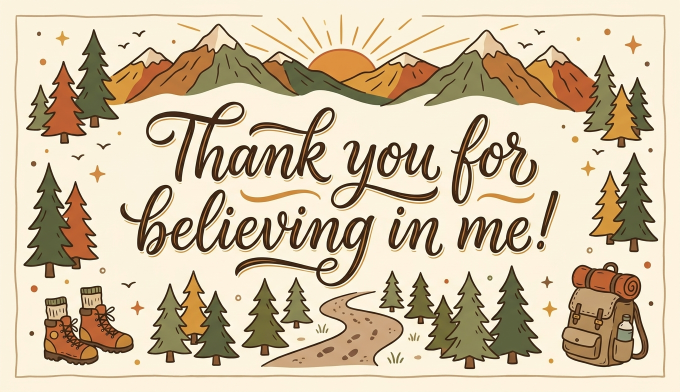
#> input picture thank_you_cards/card_hike.png, 1360 x 784 px (shown at 1/2 size)
$ python make_sheet.py
#> lines starting #> are read from the running program, lines starting #| are printed output that depends on the picture
"""Lay out 10 business-card-size thank-you cards on a letter sheet (Avery 5371 layout)."""
from PIL import Image, ImageDraw

DPI = 300
SHEET_W, SHEET_H = int(8.5 * DPI), int(11 * DPI)   # 2550 x 3300
CARD_W, CARD_H = int(3.5 * DPI), int(2 * DPI)       # 1050 x 600
LEFT = int(0.75 * DPI)                               # 225
TOP = int(0.5 * DPI)                                 # 150

cards = [
    "card_hike.png", "card_softball.png",
    "card_robotics.png", "card_podcast.png",
    "card_cooking.png", "card_french.png",
    "card_art.png", "card_computer.png",
    "card_math.png", "card_pompom.png",
]

def fit(img):
    """Center-crop to 7:4 then resize to card size."""
    img = img.convert("RGB")
    w, h = img.size
    target = CARD_W / CARD_H
    if w / h > target:
        nw = int(h * target)
        img = img.crop(((w - nw) // 2, 0, (w - nw) // 2 + nw, h))
    else:
        nh = int(w / target)
        img = img.crop((0, (h - nh) // 2, w, (h - nh) // 2 + nh))
    return img.resize((CARD_W, CARD_H), Image.LANCZOS)

sheet = Image.new("RGB", (SHEET_W, SHEET_H), "white")
#> sheet: PIL image 2550x3300 RGB; every value is 255
draw = ImageDraw.Draw(sheet)

for i, name in enumerate(cards):
    col, row = i % 2, i // 2
    x = LEFT + col * CARD_W
    y = TOP + row * CARD_H
    sheet.paste(fit(Image.open(name)), (x, y))
#> in fit, img is the input picture: PIL image 1360x784 RGB; mean R, G, B 209.9, 193.7, 166.4
#> in fit, `img = img.crop((0, (h - nh) // 2, w, (h - nh) // 2 + nh))`:
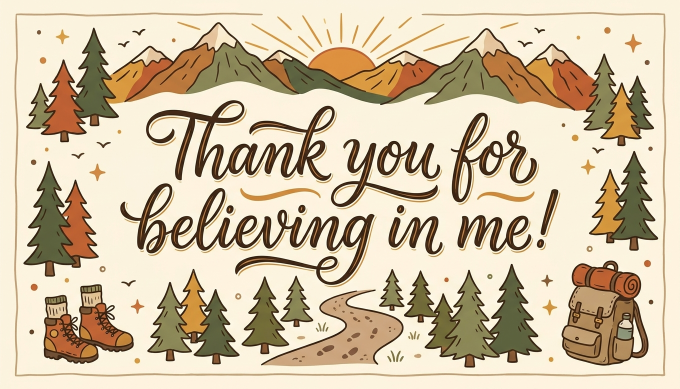
#> img: PIL image 1360x777 RGB (shown at 1/2 size); mean R, G, B 209.5, 193.3, 165.9
#> in fit, `return img.resize((CARD_W, CARD_H), Image.LANCZOS)`:
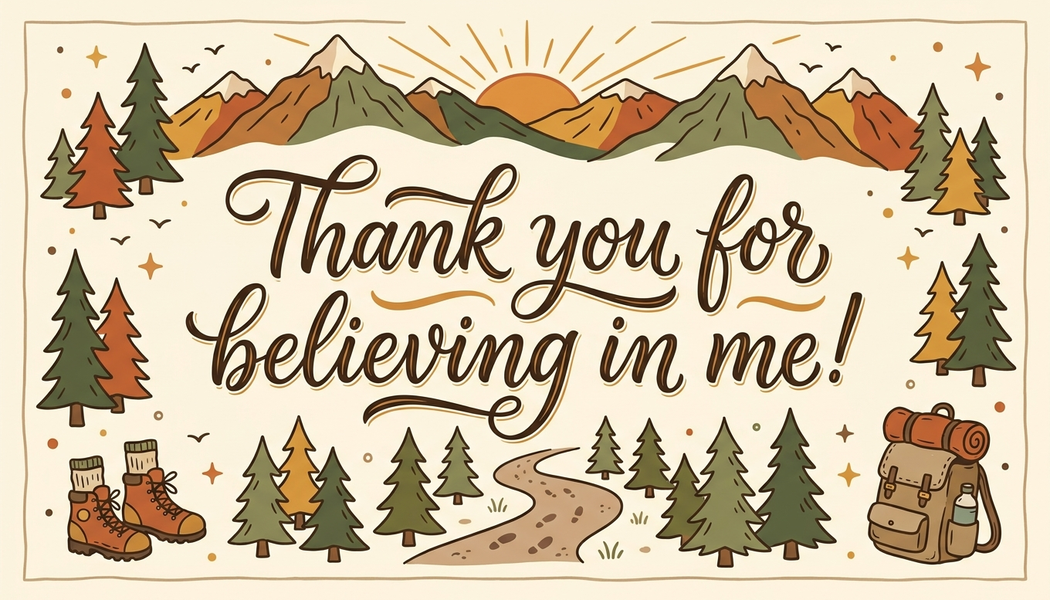
#> returned value: PIL image 1050x600 RGB; mean R, G, B 209.3, 193.2, 165.9
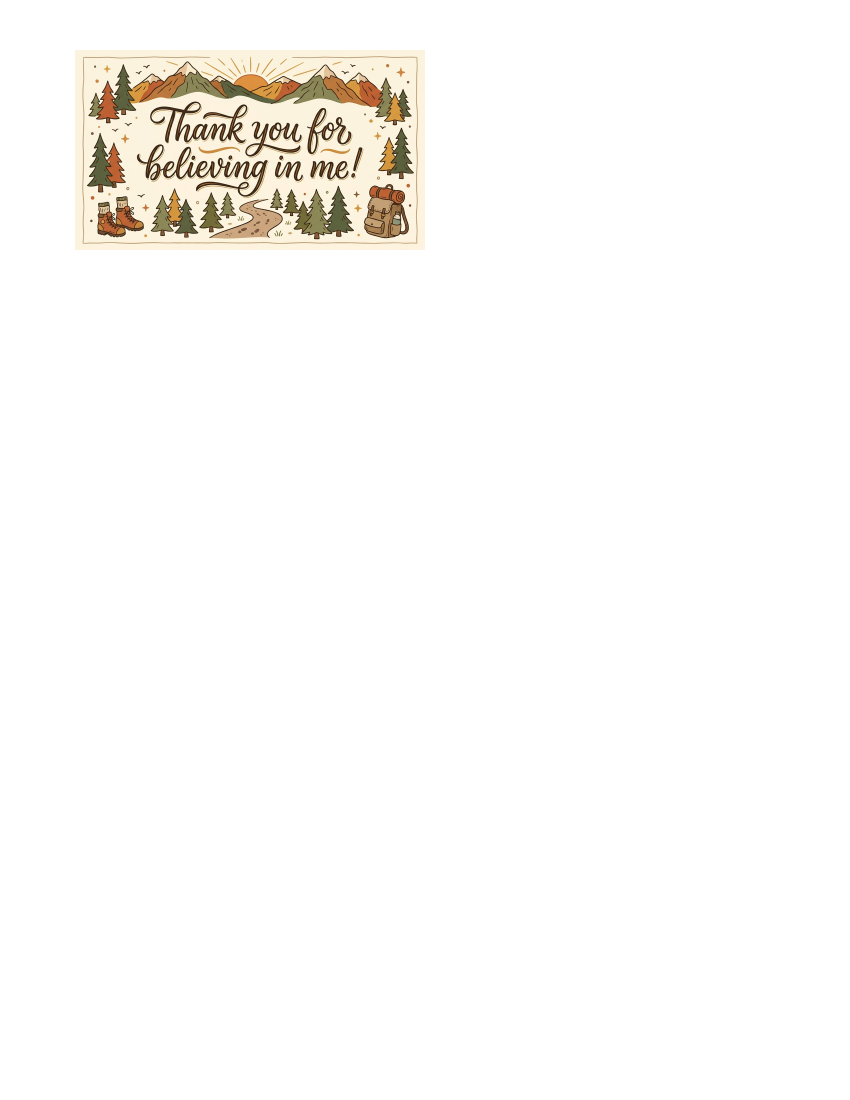
#> sheet: PIL image 2550x3300 RGB (shown at 1/3 size); mean R, G, B 251.6, 250.4, 248.3
#> pass 2 of the loop `for i, name in enumerate(cards):`:
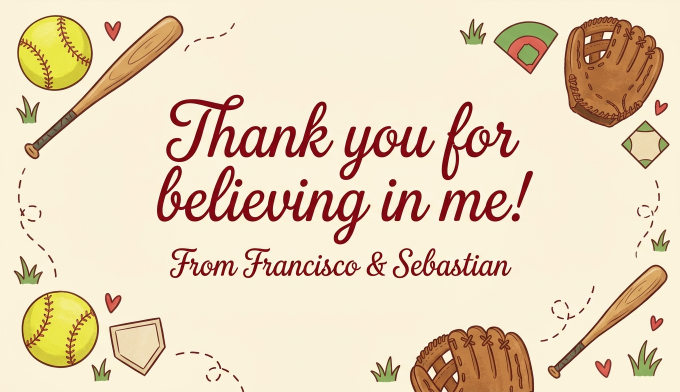
#> input picture thank_you_cards/card_softball.png, 1360 x 784 px (shown at 1/2 size)
#> in fit, img is the input picture: PIL image 1360x784 RGB; mean R, G, B 232, 213.3, 186.5
#> img: PIL image 1360x777 RGB
#> in fit (call 2), `return img.resize((CARD_W, CARD_H), Image.LANCZOS)`:
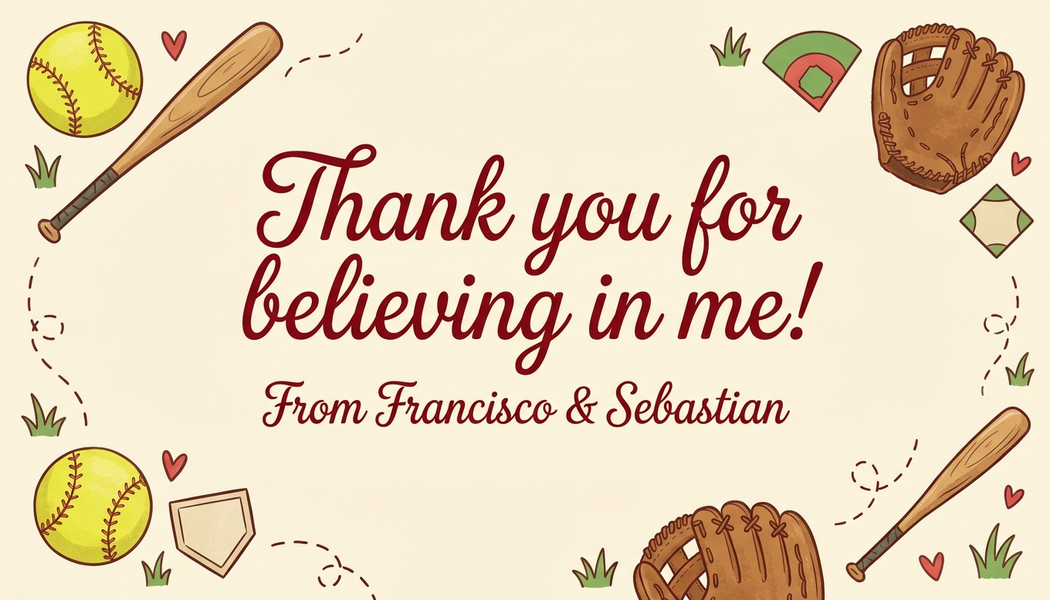
#> returned value: PIL image 1050x600 RGB; mean R, G, B 231.8, 213.2, 186.3
#> `sheet.paste(fit(Image.open(name)), (x, y))`:
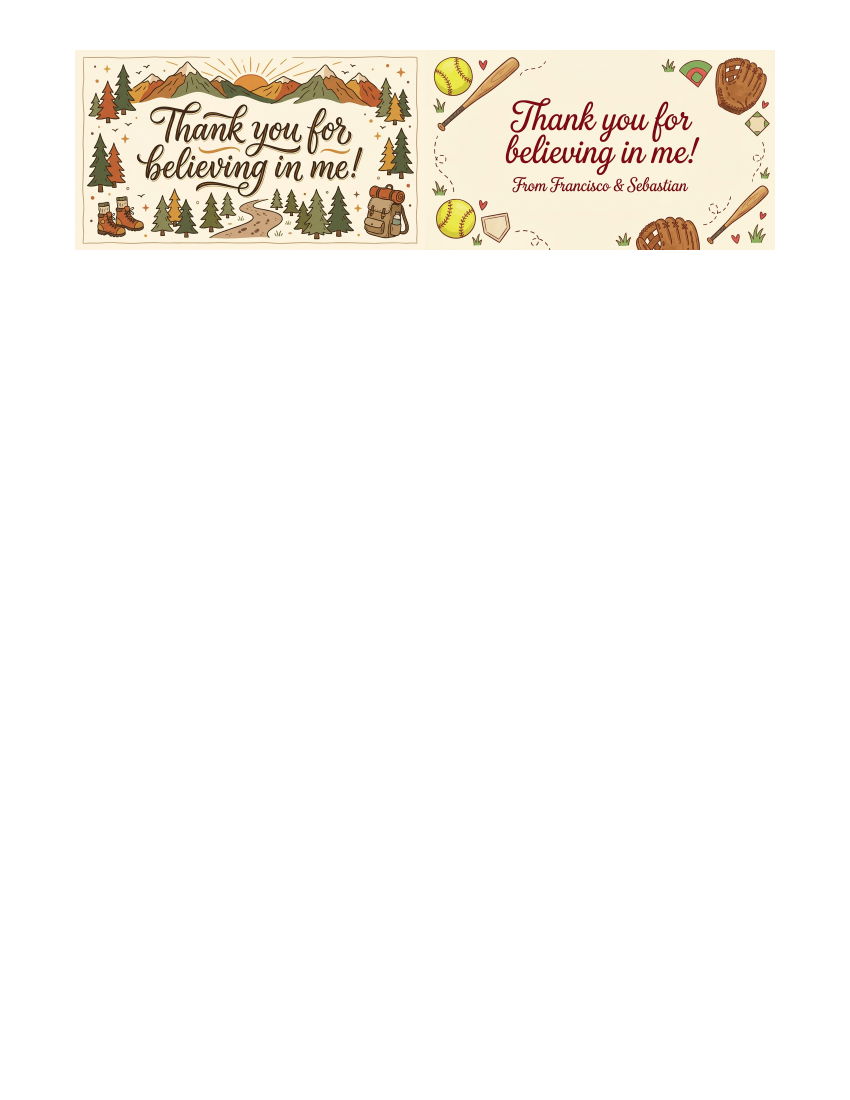
#> sheet: PIL image 2550x3300 RGB (shown at 1/3 size); mean R, G, B 249.8, 247.2, 243.2
#> pass 3 of the loop `for i, name in enumerate(cards):`:
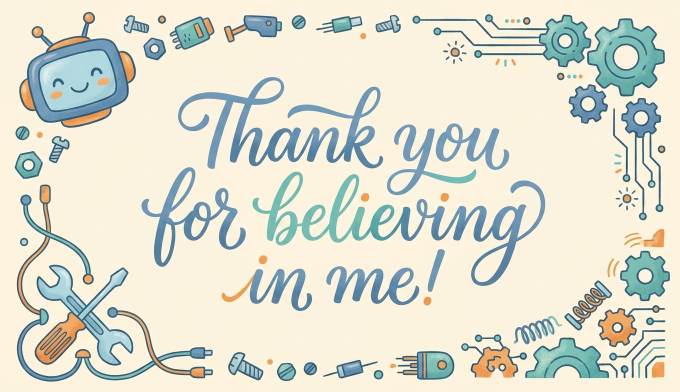
#> input picture thank_you_cards/card_robotics.png, 1360 x 784 px (shown at 1/2 size)
#> in fit, img is the input picture: PIL image 1360x784 RGB; mean R, G, B 221, 222.1, 208.3
#> img: PIL image 1360x777 RGB
#> in fit (call 3), `return img.resize((CARD_W, CARD_H), Image.LANCZOS)`:
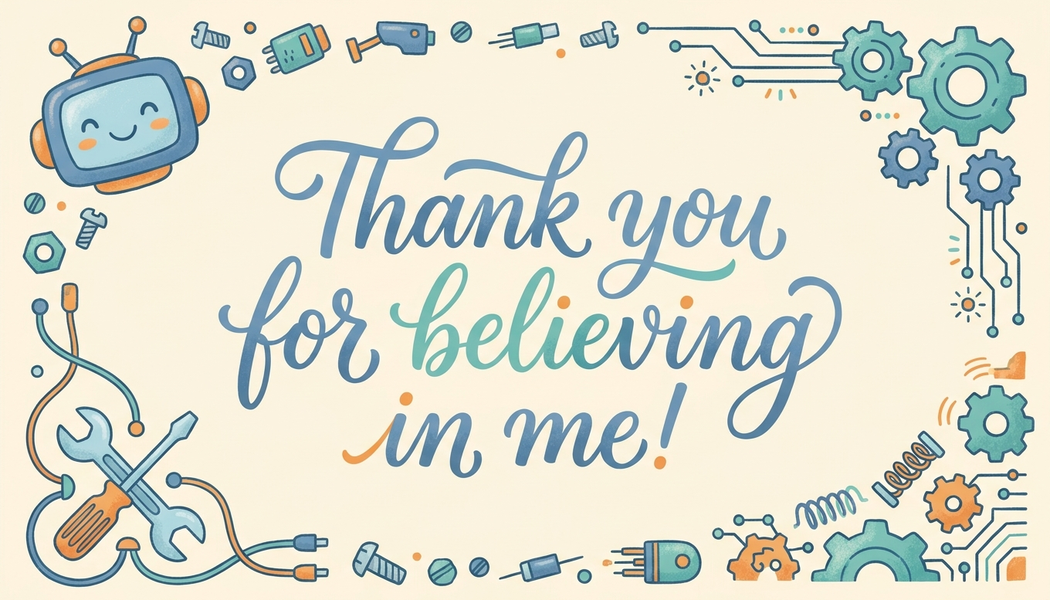
#> returned value: PIL image 1050x600 RGB; mean R, G, B 220.7, 221.9, 208.2
#> `sheet.paste(fit(Image.open(name)), (x, y))`:
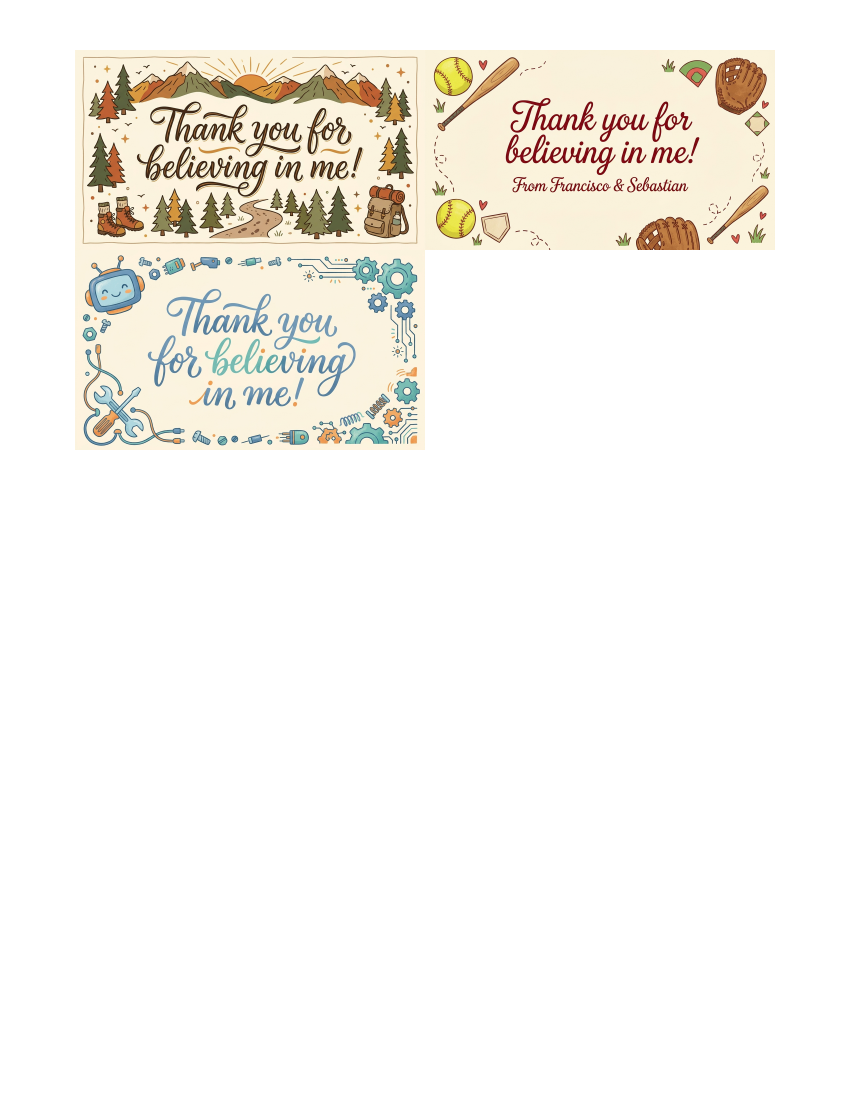
#> sheet: PIL image 2550x3300 RGB (shown at 1/3 size); mean R, G, B 247.3, 244.8, 239.7
#> (the run stopped early here; a loop or call above may not have finished)
